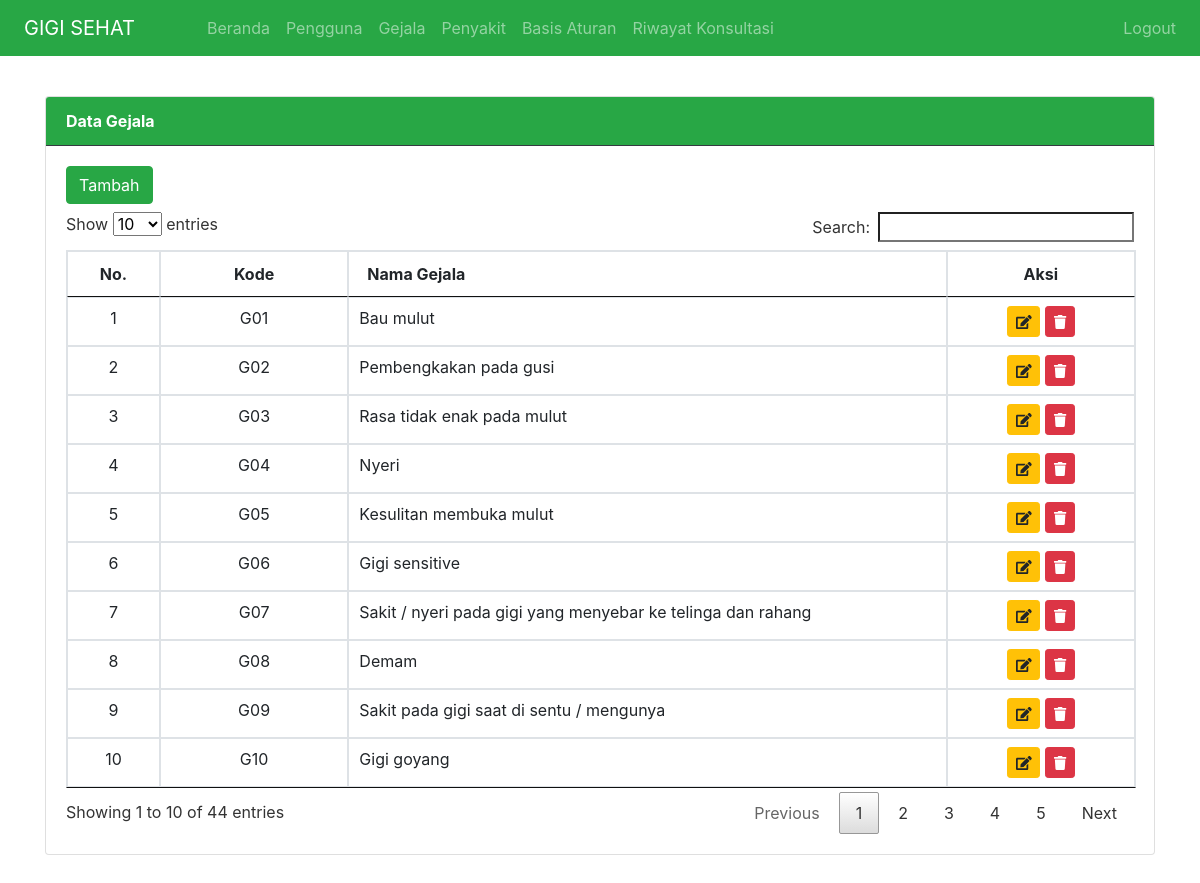
/index.php?page=gejala (signed in), run on the app's committed database.
### tables this page shows
CREATE TABLE `gejala` (
  `idgejala` int NOT NULL,
  `kode_gejala` varchar(3) NOT NULL,
  `nmgejala` varchar(200) DEFAULT NULL
);

### views/gejala/gejala.php (the view, shortened to what this page needs)
<!DOCTYPE html>
<html lang="en">
<head>
</head>
<body>
    <div class="card mb-5">
        <div class="card-header bg-success text-white border-dark"><strong>Data Gejala</strong></div>
        <div class="card-body">
            <a class="btn btn-success mb-2" href="?page=gejala&action=tambah">Tambah</a>
            <table class="table table-bordered" id="myTable">
                <thead>
                    <tr>
                        <th width="30px" class="text-center">No.</th>
                        <th width="100px" class="text-center">Kode</th>
                        <th width="400px">Nama Gejala</th>
                        <th width="100px" class="text-center">Aksi</th>
                    </tr>
                </thead>
                <tbody>
                    <?php
                    $no = 1;
                    $sql = "SELECT*FROM gejala ORDER BY kode_gejala ASC";
                    $result = $koneksi->query($sql);
                    while ($row = $result->fetch_assoc()) {
                    ?>
                        <tr>
                            <td class="text-center"><?php echo $no++; ?></td>
                            <td class="text-center"><?php echo $row['kode_gejala']; ?></td>
                            <td><?php echo $row['nmgejala']; ?></td>
                            <td class="text-center">
                                <a class="btn btn-warning btn-sm" href="?page=gejala&action=update&id=<?php echo $row['idgejala']; ?>">
                                    <i class="fas fa-edit"></i>
                                </a>
                                <a onclick="return confirm('Yakin menghapus data ini ?')" class="btn btn-danger btn-sm" href="?page=gejala&action=hapus&id=<?php echo $row['idgejala']; ?>">
                                    <i class="fas fa-trash"></i>
                                </a>
                            </td>
                        </tr>
                    <?php
                    }
                    ?>
                </tbody>
            </table>
        </div>
    </div>
</body>
</html>

### index.php (shortened to what this page needs)
<?php
include 'config.php';
$page = $_SERVER['REQUEST_URI'];
?>
<!DOCTYPE html>
<html lang="en">
<head>
    <link rel="stylesheet" href="assets/css/bootstrap.min.css">
    <link rel="stylesheet" href="assets/css/datatables.min.css">
    <link rel="stylesheet" href="assets/css/bootstrap-chosen.css">
    <link rel="stylesheet" href="assets/css/all.css">
</head>
<body>
    <nav class="navbar navbar-expand-lg bg-success fixed-top navbar-dark mb-5">
        <a class="navbar-brand ml-2" href="/">GIGI SEHAT</a>
        <div class="collapse navbar-collapse ml-5" id="navbarNav">
            <ul class="navbar-nav">
                <li class="nav-item ">
                    <a class="nav-link <?= $page == '/' ? 'active' : '' ?>" href="/">Beranda</a>
                </li>
                <?php
                if ($_SESSION['role'] == "Dokter") {
                ?>
                    <li class="nav-item">
                        <a class="nav-link <?= $page == '/?page=users' ? 'active' : '' ?>" href="?page=users">Pengguna</a>
                    </li>
                    <li class="nav-item">
                        <a class="nav-link <?= $page == '/?page=gejala' ? 'active' : '' ?>" href="?page=gejala">Gejala</a>
                    </li>
                    <li class="nav-item">
                        <a class="nav-link <?= $page == '/?page=penyakit' ? 'active' : '' ?>" href="?page=penyakit">Penyakit</a>
                    </li>
                    <li class="nav-item">
                        <a class="nav-link <?= $page == '/?page=basis_aturan' ? 'active' : '' ?>" href="?page=basis_aturan">Basis Aturan</a>
                    </li>
                    <li class="nav-item">
                        <a class="nav-link <?= $page == '/?page=riwayat_konsultasi' ? 'active' : '' ?>" href="?page=riwayat_konsultasi">Riwayat Konsultasi</a>
                    </li>
                <?php
                } else {
                ?>
                    <li class="nav-item">
                        <a class="nav-link <?= $page == '/?page=konsultasi' ? 'active' : '' ?>" href="?page=konsultasi">Konsultasi</a>
                    </li>
                <?php
                }
                ?>
            </ul>
            <ul class="navbar-nav ml-auto">
                <li class="nav-item">
                    <a class="nav-link" href="?page=logout">Logout</a>
                </li>
            </ul>
        </div>
    </nav>
    <div class="container mt-5 pt-5">
        <?php
        $page = isset($_GET['page']) ? $_GET['page'] : "";
        $action = isset($_GET['action']) ? $_GET['action'] : "";
        if ($page == "") {
            include "beranda.php";
        } elseif ($page == "gejala") {
            if ($action == "") {
                include "views/gejala/gejala.php";
            } elseif ($action == "tambah") {
                include "views/gejala/tambah_gejala.php";
            } elseif ($action == "update") {
                include "views/gejala/update_gejala.php";
            } else {
                include "views/gejala/hapus_gejala.php";
            }
        } elseif ($page == "konsultasi") {
            if ($action == "") {
                include "views/konsultasi/konsultasi.php";
            } else {
                include "views/konsultasi/hasil_konsultasi.php";
            }
        } elseif ($page == "riwayat_konsultasi") {
            if ($action == "") {
                include "views/konsultasi/riwayat_konsultasi.php";
            } else {
                include "views/konsultasi/detail_riwayat_konsultasi.php";
            }
        } else {
            include "views/auth/logout.php";
        }
        ?>
    </div>
</body>
</html>

### assets/css/all.css (style rules this page uses)
.fa-edit:before { content:"\f044" }
.fa-trash:before { content:"\f1f8" }

### data on the page
gejala: kode_gejala "G01", nmgejala "Bau mulut"
gejala: kode_gejala "G02", nmgejala "Pembengkakan pada gusi"
gejala: kode_gejala "G03", nmgejala "Rasa tidak enak pada mulut"
gejala: kode_gejala "G04", nmgejala "Nyeri"
gejala: kode_gejala "G05", nmgejala "Kesulitan membuka mulut"
gejala: kode_gejala "G06", nmgejala "Gigi sensitive"
gejala: kode_gejala "G07", nmgejala "Sakit / nyeri pada gigi yang menyebar ke telinga dan rahang"
gejala: kode_gejala "G08", nmgejala "Demam"
gejala: kode_gejala "G09", nmgejala "Sakit pada gigi saat di sentu / mengunya"
gejala: kode_gejala "G10", nmgejala "Gigi goyang"
